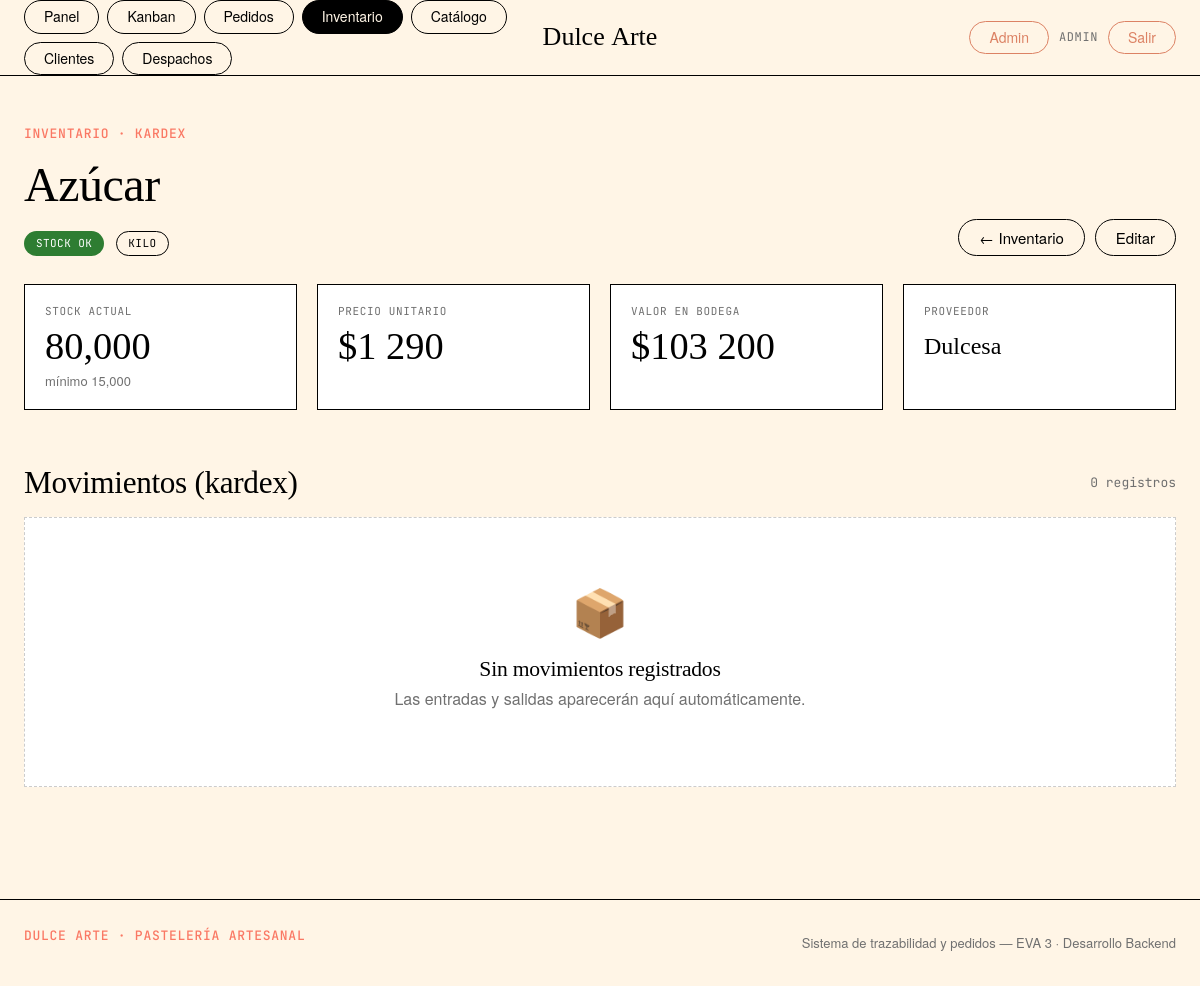
The page /insumos/2/ (signed in) on the database its author committed.
### core/models.py (models this page shows, shortened)
class TimeStampedModel(models.Model):
    creado = models.DateTimeField("creado", auto_now_add=True)
    actualizado = models.DateTimeField("actualizado", auto_now=True)
    class Meta:
        abstract = True
        ordering = ["-creado"]

class Insumo(TimeStampedModel):
    class Unidad(models.TextChoices):
        GRAMO = "g", "Gramo"
        KILO = "kg", "Kilo"
        MILILITRO = "ml", "Mililitro"
        LITRO = "l", "Litro"
        UNIDAD = "und", "Unidad"
        CAJA = "caja", "Caja"
    nombre = models.CharField("nombre", max_length=180, unique=True)
    unidad = models.CharField("unidad", max_length=10, choices=Unidad.choices, default=Unidad.KILO)
    stock_actual = models.DecimalField(
        "stock actual",
        max_digits=10,
        decimal_places=3,
        default=Decimal("0"),
        validators=[MinValueValidator(Decimal("0"))],
    )
    stock_minimo = models.DecimalField(
        "stock mínimo",
        max_digits=10,
        decimal_places=3,
        default=Decimal("0"),
        help_text="Bajo este nivel se marca como stock bajo.",
    )
    precio_unitario = models.DecimalField(
        "precio unitario",
        max_digits=10,
        decimal_places=2,
        default=Decimal("0"),
        validators=[MinValueValidator(Decimal("0"))],
    )
    proveedor = models.CharField("proveedor", max_length=180, blank=True)
    activo = models.BooleanField("activo", default=True)
    class Meta:
        verbose_name = "insumo"
        verbose_name_plural = "insumos"
        ordering = ["nombre"]
    @property
    def stock_bajo(self) -> bool:
        return self.stock_actual <= self.stock_minimo
    @property
    def valor_total(self) -> Decimal:
        return self.stock_actual * self.precio_unitario

### core/views.py (the view)
# urls.py: path("insumos/<int:pk>/", views.insumo_detalle, name="insumo_detalle"),
@login_required
def insumo_detalle(request, pk):
    insumo = get_object_or_404(Insumo, pk=pk)
    movimientos = insumo.movimientos.select_related("pedido", "registrado_por")[:30]
    return render(
        request, "core/insumo_detalle.html", {"insumo": insumo, "movimientos": movimientos}
    )

### core/context_processors.py (called while the page is built)
def rol_usuario(request):
    user = getattr(request, "user", None)
    if user is not None and user.is_authenticated:
        from core.decorators import rol_de
        return {"user_rol": rol_de(user)}
    return {"user_rol": ""}

### templates/core/insumo_detalle.html (shortened to what this page needs)
{% extends "core/base.html" %}
{% load humanize %}
{% block content %}
<div class="page-head">
  <div>
    <span class="eyebrow">Inventario · Kardex</span>
    <h1>{{ insumo.nombre }}</h1>
    <div class="row" style="margin-top:8px">
      <span class="badge {% if insumo.stock_bajo %}badge--coral{% else %}badge--green{% endif %}">
        {% if insumo.stock_bajo %}Stock bajo{% else %}Stock OK{% endif %}
      </span>
      <span class="badge badge--outline">{{ insumo.get_unidad_display }}</span>
    </div>
  </div>
  <div class="page-head__actions">
    <a class="btn" href="{% url 'core:insumos' %}">← Inventario</a>
    <a class="btn" href="{% url 'admin:core_insumo_change' insumo.pk %}">Editar</a>
  </div>
</div>
<div class="grid grid--4" style="margin-top:20px">
  <div class="kpi">
    <div class="kpi__label">Stock actual</div>
    <div class="kpi__value {% if insumo.stock_bajo %}kpi__value--accent{% endif %}">{{ insumo.stock_actual|floatformat:3 }}</div>
    <div class="kpi__hint">mínimo {{ insumo.stock_minimo|floatformat:3 }}</div>
  </div>
  <div class="kpi">
    <div class="kpi__label">Precio unitario</div>
    <div class="kpi__value">${{ insumo.precio_unitario|floatformat:0|intcomma }}</div>
  </div>
  <div class="kpi">
    <div class="kpi__label">Valor en bodega</div>
    <div class="kpi__value">${{ insumo.valor_total|floatformat:0|intcomma }}</div>
  </div>
  <div class="kpi">
    <div class="kpi__label">Proveedor</div>
    <div class="kpi__value" style="font-size:1.5rem;padding-top:8px">{{ insumo.proveedor|default:"—" }}</div>
  </div>
</div>
<section class="section">
  <div class="row row--between" style="margin-bottom:16px">
    <h2 style="margin:0">Movimientos (kardex)</h2>
    <span class="mono muted">{{ movimientos|length }} registro{{ movimientos|length|pluralize:"s" }}</span>
  </div>
  {% if movimientos %}
  <div class="table-wrap">
    <table class="data">
      <thead>
        <tr><th>Fecha</th><th>Tipo</th><th class="right">Cantidad</th><th>Motivo</th><th>Pedido</th><th>Usuario</th></tr>
      </thead>
      <tbody>
        {% for m in movimientos %}
        <tr>
          <td class="mono nowrap">{{ m.creado|date:"d/m/Y H:i" }}</td>
          <td><span class="badge {% if m.tipo == 'entrada' %}badge--green{% else %}badge--coral{% endif %}">{{ m.get_tipo_display }}</span></td>
          <td class="right mono">{% if m.tipo == 'entrada' %}+{% else %}−{% endif %}{{ m.cantidad|floatformat:3 }}</td>
          <td>{{ m.motivo }}</td>
          <td class="mono">{% if m.pedido %}<a href="{{ m.pedido.get_absolute_url }}">{{ m.pedido.numero }}</a>{% else %}—{% endif %}</td>
          <td class="muted">{{ m.registrado_por|default:"—" }}</td>
        </tr>
        {% endfor %}
      </tbody>
    </table>
  </div>
  {% else %}
  <div class="empty">
    <div class="empty__icon">📦</div>
    <h3>Sin movimientos registrados</h3>
    <p>Las entradas y salidas aparecerán aquí automáticamente.</p>
  </div>
  {% endif %}
</section>
{% endblock %}

### templates/core/base.html (shortened to what this page needs)
{% load static %}<!DOCTYPE html>
<html lang="es">
<head>
  <link rel="stylesheet" href="{% static 'css/app.css' %}">
</head>
<body class="{% block body_class %}{% endblock %}">
{% if user.is_authenticated %}
<header class="nav">
  <div class="nav__inner container">
    <nav class="nav__links" aria-label="Principal">
      <a class="pill {% if request.resolver_match.url_name == 'inicio' %}pill--active{% endif %}" href="{% url 'core:inicio' %}">Panel</a>
      {% if user_rol == 'cocina' or user_rol == 'admin' %}
      <a class="pill {% if request.resolver_match.app_name == 'core' and request.resolver_match.url_name in 'pedidos,pedido_detalle,kanban' %}pill--active{% endif %}" href="{% url 'core:kanban' %}">Kanban</a>
      {% endif %}
      <a class="pill {% if request.resolver_match.url_name == 'pedidos' %}pill--active{% endif %}" href="{% url 'core:pedidos' %}">Pedidos</a>
      <a class="pill {% if request.resolver_match.url_name in 'insumos,insumo_detalle' %}pill--active{% endif %}" href="{% url 'core:insumos' %}">Inventario</a>
      <a class="pill {% if request.resolver_match.url_name in 'productos,producto_detalle' %}pill--active{% endif %}" href="{% url 'core:productos' %}">Catálogo</a>
      <a class="pill {% if request.resolver_match.url_name in 'clientes,cliente_detalle' %}pill--active{% endif %}" href="{% url 'core:clientes' %}">Clientes</a>
      <a class="pill {% if request.resolver_match.url_name in 'despachos,despacho_detalle' %}pill--active{% endif %}" href="{% url 'core:despachos' %}">Despachos</a>
    </nav>
    <a class="nav__logo" href="{% url 'core:inicio' %}">Dulce&nbsp;Arte</a>
    <div class="nav__right">
      {% if user.is_staff %}
        <a class="pill pill--quiet" href="{% url 'admin:index' %}" title="Django Admin">Admin</a>
      {% endif %}
      <span class="nav__user">{{ user.first_name|default:user.username }}</span>
      <a class="pill pill--quiet" href="{% url 'core:logout' %}">Salir</a>
    </div>
  </div>
</header>
{% endif %}
<main class="{% block main_class %}container{% endblock %}">
  {% block content %}{% endblock %}
</main>
{% if user.is_authenticated %}
<footer class="footer">
  <div class="container footer__inner">
    <span class="eyebrow">Dulce Arte · Pastelería Artesanal</span>
    <span class="footer__meta">Sistema de trazabilidad y pedidos — EVA 3 · Desarrollo Backend</span>
  </div>
</footer>
{% endif %}
</body>
</html>

### rows shown on the page
Insumo: nombre "Azúcar", unidad "KILO", stock_actual "80,000", stock_minimo "15,000", precio_unitario "1 290", valor_total "103 200", proveedor "Dulcesa"

### other values the page prints
{{ user.first_name|default:user.username }} "ADMIN"
{{ movimientos|length }} "0"
